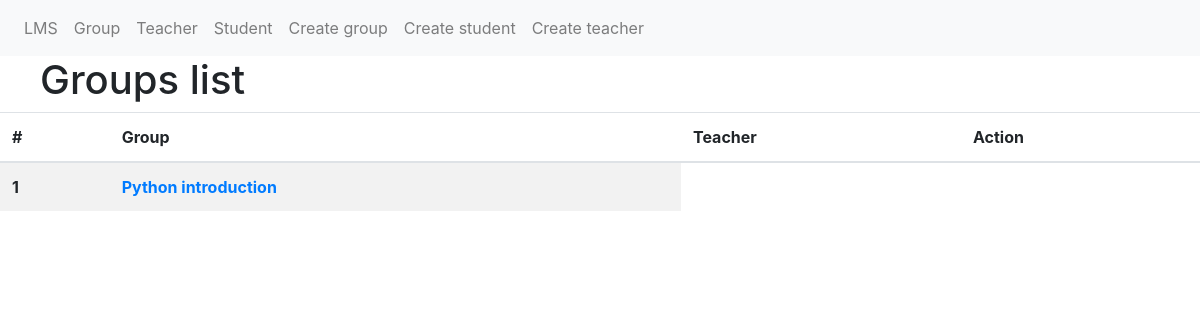
Before: /group/ with the older database file.
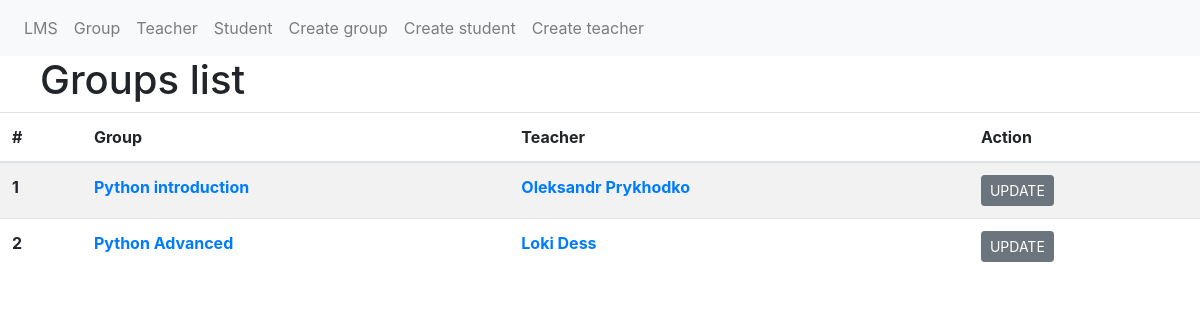
After: the same page with the newer database file.
### core/models.py (models this page shows)
class Group(models.Model):
    name = models.CharField(max_length=255)
    created = models.DateTimeField(auto_now=True)
    updated = models.DateTimeField(auto_now_add=True)
    description = models.TextField()
    teacher = models.ManyToManyField('core.Teacher')
    def __str__(self):
        return self.name

class Teacher(models.Model):
    fullname = models.CharField(max_length=255)
    birthday = models.DateField(auto_now=False, auto_now_add=False)
    phone_regex = RegexValidator(regex=r'^\+?1?\d{9,15}$',
                                 message="Phone number must be entered in the format: '+380123456789'")
    phone_number = models.CharField(validators=[phone_regex], max_length=17, blank=True)
    email = models.EmailField(max_length=100, null=True, blank=True)
    MALE = 'M'
    FEMALE = 'F'
    GENDER_CHOICES = (
        (MALE, 'Male'),
        (FEMALE, 'Female'),
    )
    gender = models.CharField(max_length=1, choices=GENDER_CHOICES)
    def __str__(self):
        return self.fullname

### core/views.py (the view)
# urls.py: path('group/', GroupView.as_view()),
class GroupView(ListView):
    template_name = "group.html"
    model = Group

### core/templates/group.html
{% extends 'index.html' %} {% block body %}
<div class="row" style="margin-left: 2.5em">
  <h1>Groups list</h1>
</div>
<div class="container-space">
  <table class="table table-striped">
    <thead>
      <tr>
        <th scope="col">#</th>
        <th scope="col">Group</th>
        <th scope="col">Teacher</th>
        <th scope="col">Action</th>
      </tr>
    </thead>
    <tbody>
      {% for group in object_list.all %}
      <tr>
        <th scope="row">{{ forloop.counter }}</th>
        <th><a href="/group/{{group.id}}">{{group}}</a></th>
        {% for teacher in group.teacher.all %}
        <th><a href="/teacher/{{teacher.id}}">{{ teacher }}</a></th>
        <th>
          <form method="get" action="/group/{{group.id}}">
            <input
              type="submit"
              value="UPDATE"
              class="btn btn-secondary btn-sm"
            />
          </form>
        </th>
      </tr>
      {% endfor %} {% endfor %}
    </tbody>
  </table>
</div>
{% endblock %}

Changed rows visible on the page:
added Teacher: fullname "Oleksandr Prykhodko", shown under Group "Python introduction"
added Group: name "Python Advanced"
added Teacher: fullname "Loki Dess", shown under "Python Advanced"
